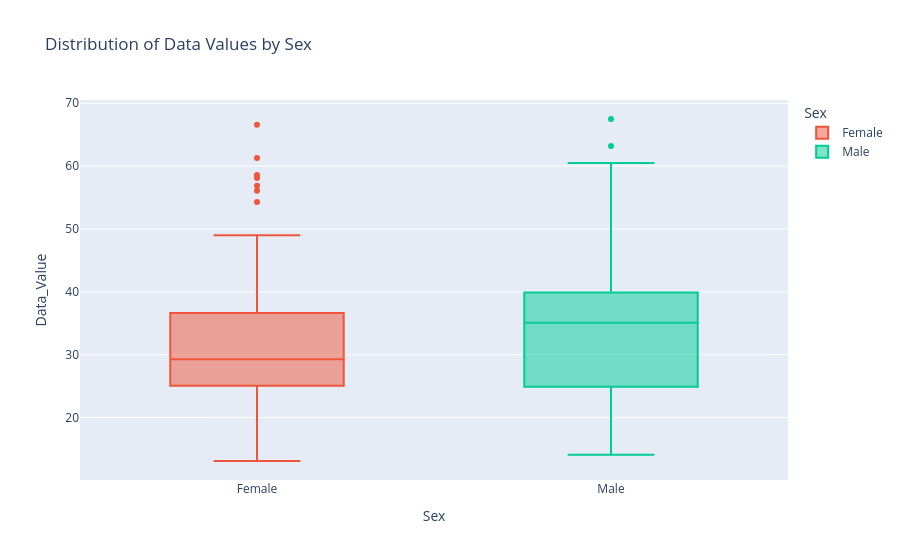

The code cell stored with this chart in its notebook:
### Code cell
fig4 = px.box(
    filtered_npa,
    x="Sex",
    y="Data_Value",
    color="Sex",
    title="Distribution of Data Values by Sex")
fig4.show()

### Figure 1 — Plotly figure (JSON) as saved in the notebook; plotly's stock layout.template omitted (floating-point values rounded to 4 significant figures; data arrays with more than 128 entries replaced by an {"elided": "..."} marker saying what was removed)
{"data": [{"alignmentgroup": "True", "hovertemplate": "Sex=%{x}<br>Data_Value=%{y}<extra></extra>", "legendgroup": "Female", "marker": {"color": "#EF553B"}, "name": "Female", "notched": false, "offsetgroup": "Female", "orientation": "v", "showlegend": true, "type": "box", "x": {"elided": "225 str values"}, "x0": " ", "xaxis": "x", "y": {"elided": "225 float values"}, "y0": " ", "yaxis": "y"}, {"alignmentgroup": "True", "hovertemplate": "Sex=%{x}<br>Data_Value=%{y}<extra></extra>", "legendgroup": "Male", "marker": {"color": "#00cc96"}, "name": "Male", "notched": false, "offsetgroup": "Male", "orientation": "v", "showlegend": true, "type": "box", "x": {"elided": "225 str values"}, "x0": " ", "xaxis": "x", "y": {"elided": "225 float values"}, "y0": " ", "yaxis": "y"}], "layout": {"boxmode": "overlay", "legend": {"title": {"text": "Sex"}, "tracegroupgap": 0}, "title": {"text": "Distribution of Data Values by Sex"}, "xaxis": {"anchor": "y", "categoryarray": [null, "Female", "Male"], "categoryorder": "array", "domain": [0, 1], "title": {"text": "Sex"}}, "yaxis": {"anchor": "x", "domain": [0, 1], "title": {"text": "Data_Value"}}}}
